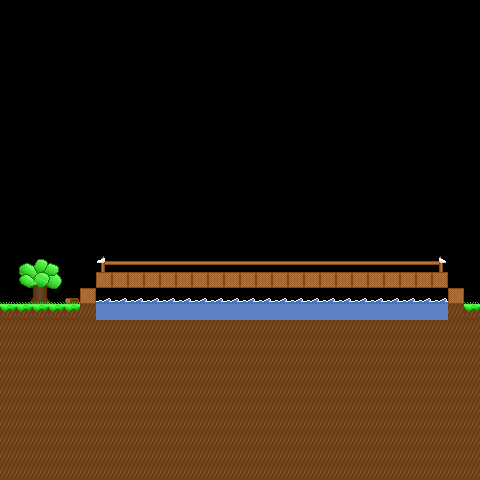

Rendered tile map (Tiled .tmx) drawn with the repository's tilesets; below, a short description and the full map source, tile grids included:
An orthogonal 30x30 tile map with 16x16 px tiles, 3 tile layers (back, dirt, grass) and 6 objects.

<map version="1.0" tiledversion="2018.04.18" orientation="orthogonal" renderorder="right-down" width="30" height="30" tilewidth="16" tileheight="16" infinite="0" nextobjectid="7">
 <tileset firstgid="1" source="../world.tsx" />
 <layer name="back" width="30" height="30">
  <properties>
   <property name="z" value="-1" />
  </properties>
  <data encoding="csv">
0,0,0,0,0,0,0,0,0,0,0,0,0,0,0,0,0,0,0,0,0,0,0,0,0,0,0,0,0,0,
0,0,0,0,0,0,0,0,0,0,0,0,0,0,0,0,0,0,0,0,0,0,0,0,0,0,0,0,0,0,
0,0,0,0,0,0,0,0,0,0,0,0,0,0,0,0,0,0,0,0,0,0,0,0,0,0,0,0,0,0,
0,0,0,0,0,0,0,0,0,0,0,0,0,0,0,0,0,0,0,0,0,0,0,0,0,0,0,0,0,0,
0,0,0,0,0,0,0,0,0,0,0,0,0,0,0,0,0,0,0,0,0,0,0,0,0,0,0,0,0,0,
0,0,0,0,0,0,0,0,0,0,0,0,0,0,0,0,0,0,0,0,0,0,0,0,0,0,0,0,0,0,
0,0,0,0,0,0,0,0,0,0,0,0,0,0,0,0,0,0,0,0,0,0,0,0,0,0,0,0,0,0,
0,0,0,0,0,0,0,0,0,0,0,0,0,0,0,0,0,0,0,0,0,0,0,0,0,0,0,0,0,0,
0,0,0,0,0,0,0,0,0,0,0,0,0,0,0,0,0,0,0,0,0,0,0,0,0,0,0,0,0,0,
0,0,0,0,0,0,0,0,0,0,0,0,0,0,0,0,0,0,0,0,0,0,0,0,0,0,0,0,0,0,
0,0,0,0,0,0,0,0,0,0,0,0,0,0,0,0,0,0,0,0,0,0,0,0,0,0,0,0,0,0,
0,0,0,0,0,0,0,0,0,0,0,0,0,0,0,0,0,0,0,0,0,0,0,0,0,0,0,0,0,0,
0,0,0,0,0,0,0,0,0,0,0,0,0,0,0,0,0,0,0,0,0,0,0,0,0,0,0,0,0,0,
0,0,0,0,0,0,0,0,0,0,0,0,0,0,0,0,0,0,0,0,0,0,0,0,0,0,0,0,0,0,
0,0,0,0,0,0,0,0,0,0,0,0,0,0,0,0,0,0,0,0,0,0,0,0,0,0,0,0,0,0,
0,0,0,0,0,0,0,0,0,0,0,0,0,0,0,0,0,0,0,0,0,0,0,0,0,0,0,0,0,0,
0,10,11,12,0,0,0,0,0,0,0,0,0,0,0,0,0,0,0,0,0,0,0,0,0,0,0,0,0,0,
0,26,27,28,0,0,0,0,0,0,0,0,0,0,0,0,0,0,0,0,0,0,0,0,0,0,0,0,0,0,
0,42,43,44,82,0,58,58,58,58,58,58,58,58,58,58,58,58,58,58,58,58,58,58,58,58,58,58,0,0,
0,0,0,0,0,0,0,0,0,0,0,0,0,0,0,0,0,0,0,0,0,0,0,0,0,0,0,0,0,0,
0,0,0,0,0,0,0,0,0,0,0,0,0,0,0,0,0,0,0,0,0,0,0,0,0,0,0,0,0,0,
0,0,0,0,0,0,0,0,0,0,0,0,0,0,0,0,0,0,0,0,0,0,0,0,0,0,0,0,0,0,
0,0,0,0,0,0,0,0,0,0,0,0,0,0,0,0,0,0,0,0,0,0,0,0,0,0,0,0,0,0,
0,0,0,0,0,0,0,0,0,0,0,0,0,0,0,0,0,0,0,0,0,0,0,0,0,0,0,0,0,0,
0,0,0,0,0,0,0,0,0,0,0,0,0,0,0,0,0,0,0,0,0,0,0,0,0,0,0,0,0,0,
0,0,0,0,0,0,0,0,0,0,0,0,0,0,0,0,0,0,0,0,0,0,0,0,0,0,0,0,0,0,
0,0,0,0,0,0,0,0,0,0,0,0,0,0,0,0,0,0,0,0,0,0,0,0,0,0,0,0,0,0,
0,0,0,0,0,0,0,0,0,0,0,0,0,0,0,0,0,0,0,0,0,0,0,0,0,0,0,0,0,0,
0,0,0,0,0,0,0,0,0,0,0,0,0,0,0,0,0,0,0,0,0,0,0,0,0,0,0,0,0,0,
0,0,0,0,0,0,0,0,0,0,0,0,0,0,0,0,0,0,0,0,0,0,0,0,0,0,0,0,0,0
</data>
 </layer>
 <layer name="dirt" width="30" height="30">
  <properties>
   <property name="z" value="-1" />
  </properties>
  <data encoding="csv">
0,0,0,0,0,0,0,0,0,0,0,0,0,0,0,0,0,0,0,0,0,0,0,0,0,0,0,0,0,0,
0,0,0,0,0,0,0,0,0,0,0,0,0,0,0,0,0,0,0,0,0,0,0,0,0,0,0,0,0,0,
0,0,0,0,0,0,0,0,0,0,0,0,0,0,0,0,0,0,0,0,0,0,0,0,0,0,0,0,0,0,
0,0,0,0,0,0,0,0,0,0,0,0,0,0,0,0,0,0,0,0,0,0,0,0,0,0,0,0,0,0,
0,0,0,0,0,0,0,0,0,0,0,0,0,0,0,0,0,0,0,0,0,0,0,0,0,0,0,0,0,0,
0,0,0,0,0,0,0,0,0,0,0,0,0,0,0,0,0,0,0,0,0,0,0,0,0,0,0,0,0,0,
0,0,0,0,0,0,0,0,0,0,0,0,0,0,0,0,0,0,0,0,0,0,0,0,0,0,0,0,0,0,
0,0,0,0,0,0,0,0,0,0,0,0,0,0,0,0,0,0,0,0,0,0,0,0,0,0,0,0,0,0,
0,0,0,0,0,0,0,0,0,0,0,0,0,0,0,0,0,0,0,0,0,0,0,0,0,0,0,0,0,0,
0,0,0,0,0,0,0,0,0,0,0,0,0,0,0,0,0,0,0,0,0,0,0,0,0,0,0,0,0,0,
0,0,0,0,0,0,0,0,0,0,0,0,0,0,0,0,0,0,0,0,0,0,0,0,0,0,0,0,0,0,
0,0,0,0,0,0,0,0,0,0,0,0,0,0,0,0,0,0,0,0,0,0,0,0,0,0,0,0,0,0,
0,0,0,0,0,0,0,0,0,0,0,0,0,0,0,0,0,0,0,0,0,0,0,0,0,0,0,0,0,0,
0,0,0,0,0,0,0,0,0,0,0,0,0,0,0,0,0,0,0,0,0,0,0,0,0,0,0,0,0,0,
0,0,0,0,0,0,0,0,0,0,0,0,0,0,0,0,0,0,0,0,0,0,0,0,0,0,0,0,0,0,
0,0,0,0,0,0,0,0,0,0,0,0,0,0,0,0,0,0,0,0,0,0,0,0,0,0,0,0,0,0,
0,0,0,0,0,0,0,0,0,0,0,0,0,0,0,0,0,0,0,0,0,0,0,0,0,0,0,0,0,0,
0,0,0,0,0,0,71,72,72,72,72,72,72,72,72,72,72,72,72,72,72,72,72,72,72,72,72,72,0,0,
0,0,0,0,0,71,0,0,0,0,0,0,0,0,0,0,0,0,0,0,0,0,0,0,0,0,0,0,73,0,
2,2,2,2,2,18,18,18,18,18,18,18,18,18,18,18,18,18,18,18,18,18,18,18,18,18,18,18,18,2,
18,18,18,18,18,18,18,18,18,18,18,18,18,18,18,18,18,18,18,18,18,18,18,18,18,18,18,18,18,18,
18,18,18,18,18,18,18,18,18,18,18,18,18,18,18,18,18,18,18,18,18,18,18,18,18,18,18,18,18,18,
18,18,18,18,18,18,18,18,18,18,18,18,18,18,18,18,18,18,18,18,18,18,18,18,18,18,18,18,18,18,
18,18,18,18,18,18,18,18,18,18,18,18,18,18,18,18,18,18,18,18,18,18,18,18,18,18,18,18,18,18,
18,18,18,18,18,18,18,18,18,18,18,18,18,18,18,18,18,18,18,18,18,18,18,18,18,18,18,18,18,18,
18,18,18,18,18,18,18,18,18,18,18,18,18,18,18,18,18,18,18,18,18,18,18,18,18,18,18,18,18,18,
18,18,18,18,18,18,18,18,18,18,18,18,18,18,18,18,18,18,18,18,18,18,18,18,18,18,18,18,18,18,
18,18,18,18,18,18,18,18,18,18,18,18,18,18,18,18,18,18,18,18,18,18,18,18,18,18,18,18,18,18,
18,18,18,18,18,18,18,18,18,18,18,18,18,18,18,18,18,18,18,18,18,18,18,18,18,18,18,18,18,18,
18,18,18,18,18,18,18,18,18,18,18,18,18,18,18,18,18,18,18,18,18,18,18,18,18,18,18,18,18,18
</data>
 </layer>
 <layer name="grass" width="30" height="30">
  <properties>
   <property name="z" value="-1" />
  </properties>
  <data encoding="csv">
0,0,0,0,0,0,0,0,0,0,0,0,0,0,0,0,0,0,0,0,0,0,0,0,0,0,0,0,0,0,
0,0,0,0,0,0,0,0,0,0,0,0,0,0,0,0,0,0,0,0,0,0,0,0,0,0,0,0,0,0,
0,0,0,0,0,0,0,0,0,0,0,0,0,0,0,0,0,0,0,0,0,0,0,0,0,0,0,0,0,0,
0,0,0,0,0,0,0,0,0,0,0,0,0,0,0,0,0,0,0,0,0,0,0,0,0,0,0,0,0,0,
0,0,0,0,0,0,0,0,0,0,0,0,0,0,0,0,0,0,0,0,0,0,0,0,0,0,0,0,0,0,
0,0,0,0,0,0,0,0,0,0,0,0,0,0,0,0,0,0,0,0,0,0,0,0,0,0,0,0,0,0,
0,0,0,0,0,0,0,0,0,0,0,0,0,0,0,0,0,0,0,0,0,0,0,0,0,0,0,0,0,0,
0,0,0,0,0,0,0,0,0,0,0,0,0,0,0,0,0,0,0,0,0,0,0,0,0,0,0,0,0,0,
0,0,0,0,0,0,0,0,0,0,0,0,0,0,0,0,0,0,0,0,0,0,0,0,0,0,0,0,0,0,
0,0,0,0,0,0,0,0,0,0,0,0,0,0,0,0,0,0,0,0,0,0,0,0,0,0,0,0,0,0,
0,0,0,0,0,0,0,0,0,0,0,0,0,0,0,0,0,0,0,0,0,0,0,0,0,0,0,0,0,0,
0,0,0,0,0,0,0,0,0,0,0,0,0,0,0,0,0,0,0,0,0,0,0,0,0,0,0,0,0,0,
0,0,0,0,0,0,0,0,0,0,0,0,0,0,0,0,0,0,0,0,0,0,0,0,0,0,0,0,0,0,
0,0,0,0,0,0,0,0,0,0,0,0,0,0,0,0,0,0,0,0,0,0,0,0,0,0,0,0,0,0,
0,0,0,0,0,0,0,0,0,0,0,0,0,0,0,0,0,0,0,0,0,0,0,0,0,0,0,0,0,0,
0,0,0,0,0,0,0,0,0,0,0,0,0,0,0,0,0,0,0,0,0,0,0,0,0,0,0,0,0,0,
0,0,0,0,0,0,55,56,56,56,56,56,56,56,56,56,56,56,56,56,56,56,56,56,56,56,56,57,0,0,
0,0,0,0,0,0,0,0,0,0,0,0,0,0,0,0,0,0,0,0,0,0,0,0,0,0,0,0,0,0,
52,53,54,53,54,0,0,0,0,0,0,0,0,0,0,0,0,0,0,0,0,0,0,0,0,0,0,0,0,52,
0,0,0,0,0,0,74,74,74,74,74,74,74,74,74,74,74,74,74,74,74,74,74,74,74,74,74,74,0,0,
0,0,0,0,0,0,0,0,0,0,0,0,0,0,0,0,0,0,0,0,0,0,0,0,0,0,0,0,0,0,
0,0,0,0,0,0,0,0,0,0,0,0,0,0,0,0,0,0,0,0,0,0,0,0,0,0,0,0,0,0,
0,0,0,0,0,0,0,0,0,0,0,0,0,0,0,0,0,0,0,0,0,0,0,0,0,0,0,0,0,0,
0,0,0,0,0,0,0,0,0,0,0,0,0,0,0,0,0,0,0,0,0,0,0,0,0,0,0,0,0,0,
0,0,0,0,0,0,0,0,0,0,0,0,0,0,0,0,0,0,0,0,0,0,0,0,0,0,0,0,0,0,
0,0,0,0,0,0,0,0,0,0,0,0,0,0,0,0,0,0,0,0,0,0,0,0,0,0,0,0,0,0,
0,0,0,0,0,0,0,0,0,0,0,0,0,0,0,0,0,0,0,0,0,0,0,0,0,0,0,0,0,0,
0,0,0,0,0,0,0,0,0,0,0,0,0,0,0,0,0,0,0,0,0,0,0,0,0,0,0,0,0,0,
0,0,0,0,0,0,0,0,0,0,0,0,0,0,0,0,0,0,0,0,0,0,0,0,0,0,0,0,0,0,
0,0,0,0,0,0,0,0,0,0,0,0,0,0,0,0,0,0,0,0,0,0,0,0,0,0,0,0,0,0
</data>
 </layer>
 <objectgroup name="Enemies">
  <object id="2" x="160" y="256">
   <point />
  </object>
  <object id="3" x="272" y="256">
   <point />
  </object>
  <object id="4" x="368" y="256">
   <point />
  </object>
  <object id="5" x="432" y="256">
   <point />
  </object>
 </objectgroup>
 <objectgroup name="Collidables">
  <object id="6" x="0" y="304">
   <polygon points="0,0 80,0 80,-16 96,-16 96,-32 448,-32 448,-16 464,-16 464,0 480,0 480,176 0,176" />
  </object>
 </objectgroup>
 <objectgroup name="Events">
  <object id="1" x="112" y="0" width="16" height="480">
   <properties>
    <property name="type" value="loadnext" />
   </properties>
  </object>
 </objectgroup>
</map>